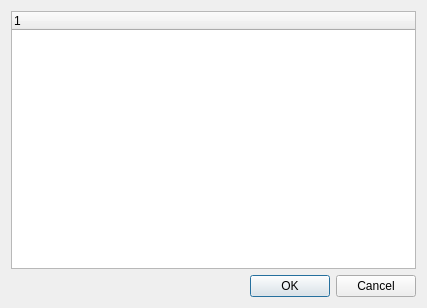
<?xml version="1.0" encoding="UTF-8"?>
<ui version="4.0">
 <class>TreeDialog</class>
 <widget class="QDialog" name="TreeDialog">
  <property name="geometry">
   <rect>
    <x>0</x>
    <y>0</y>
    <width>427</width>
    <height>308</height>
   </rect>
  </property>
  <property name="windowTitle">
   <string>Dialog</string>
  </property>
  <layout class="QGridLayout" name="gridLayout">
   <item row="2" column="0">
    <widget class="QDialogButtonBox" name="buttonBox">
     <property name="orientation">
      <enum>Qt::Horizontal</enum>
     </property>
     <property name="standardButtons">
      <set>QDialogButtonBox::Cancel|QDialogButtonBox::Ok</set>
     </property>
    </widget>
   </item>
   <item row="1" column="0">
    <widget class="QTreeWidget" name="treeWidget">
     <column>
      <property name="text">
       <string notr="true">1</string>
      </property>
     </column>
    </widget>
   </item>
  </layout>
 </widget>
 <resources/>
 <connections>
  <connection>
   <sender>buttonBox</sender>
   <signal>accepted()</signal>
   <receiver>TreeDialog</receiver>
   <slot>accept()</slot>
   <hints>
    <hint type="sourcelabel">
     <x>248</x>
     <y>254</y>
    </hint>
    <hint type="destinationlabel">
     <x>157</x>
     <y>274</y>
    </hint>
   </hints>
  </connection>
  <connection>
   <sender>buttonBox</sender>
   <signal>rejected()</signal>
   <receiver>TreeDialog</receiver>
   <slot>reject()</slot>
   <hints>
    <hint type="sourcelabel">
     <x>316</x>
     <y>260</y>
    </hint>
    <hint type="destinationlabel">
     <x>286</x>
     <y>274</y>
    </hint>
   </hints>
  </connection>
 </connections>
</ui>
